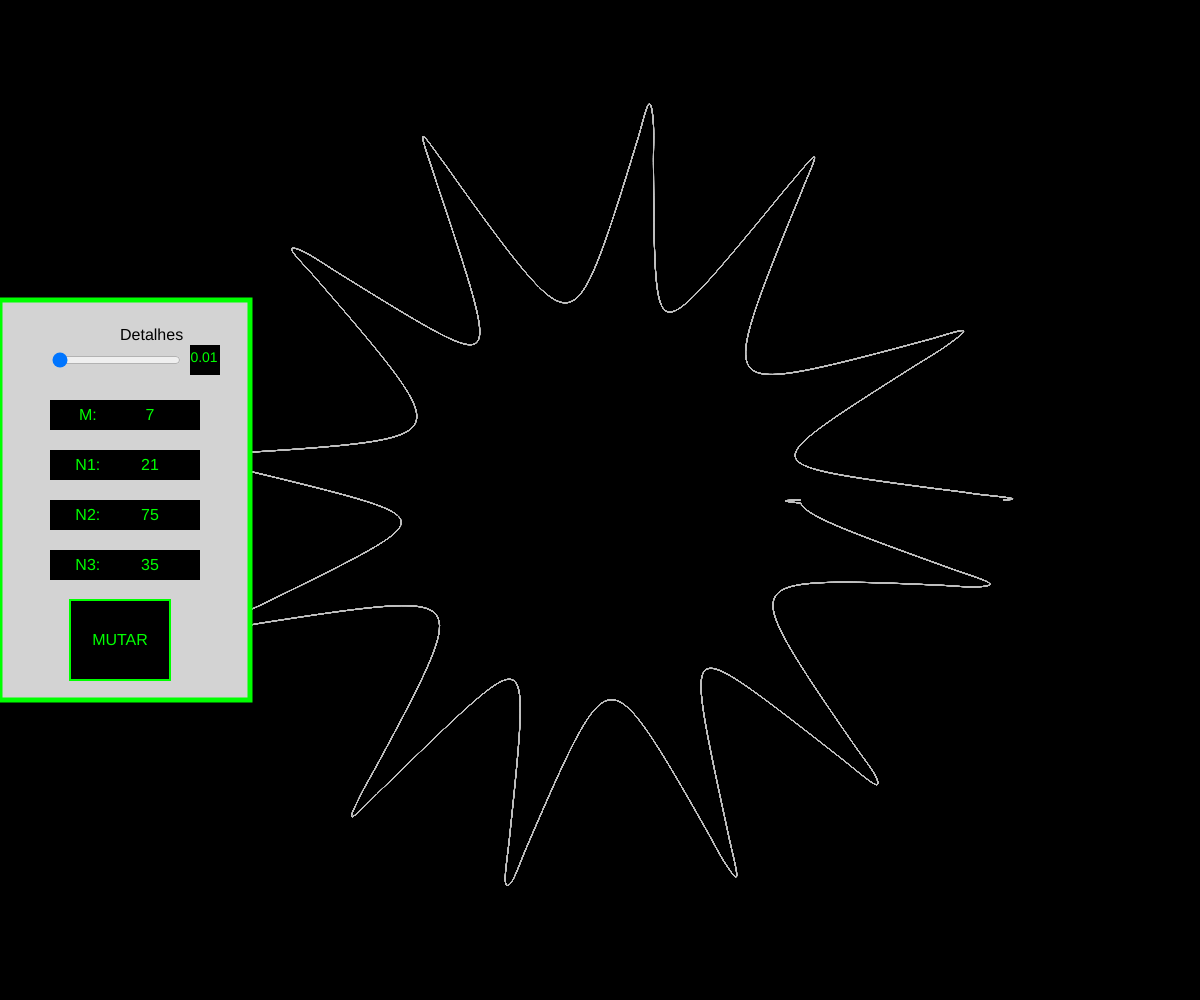
Frame 1 (no input)
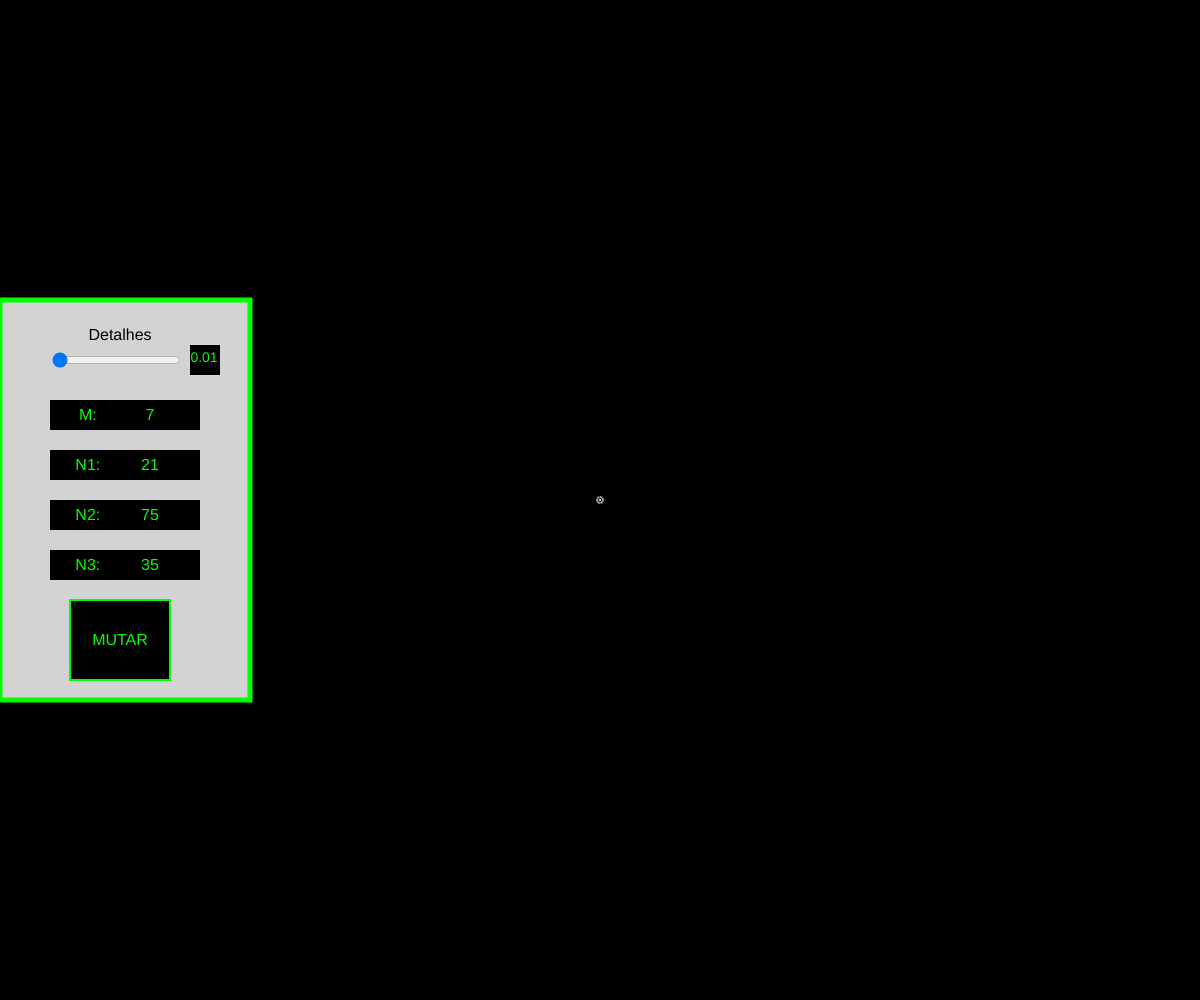
Frame 60 (no input)
Frame 120 (the mouse pressed at the canvas centre since frame 60): identical to frame 60, image omitted

The p5.js sketch that drew these frames (run headless with seeded random() and noise() and a simulated clock; from frame 60 on, the mouse is pressed at the canvas centre):

// p5.js sketch
// ── sketch.js
var scaler = 200;
var c0;
var formato = 1;
var r = 192, g = 192, b = 192;

function setup() {
 createCanvas(windowWidth, windowHeight);
 noFill();
 c0 = new Creature(width/2, height/2);
 fSlider = createSlider(1, 100, 1);  

}

function draw() {
  background(0);
  stroke(r, g, b);
  c0.display();
  formato = fSlider.value()/100;
  criarMenu(c0.getM(), c0.getN1(), c0.getN2(), c0.getN3());
}

function Creature(x, y){
  this.x = x;
  this.y = y;
  this.m = random(1, 10);
  this.n1 = random(1, 100);
  this.n2 = random(1, 100);
  this.n3 = random(1, 100);
  
  
  this.display = function(){
    drawShape(this.x, this.y, this.m, this.n1, this.n2, this.n3); 
  }
  
  this.mutation = function(){
    this.m  = random(1, 10);
    this.n1 = random(1, 100);
    this.n2 = random(1, 100);
    this.n3 = random(1, 100);
  }
  
  this.getM = function(){
    return this.m;
  }
  
  this.getN1 = function(){
   return this.n1;
  }
  
  this.getN2 = function(){
   return this.n2; 
  }
  
  this.getN3 = function(){
   return this.n3; 
  }

}


function drawShape(x, y, m, n1, n2, n3){
  push();
  translate(x, y);
  
  
  var newscaler = scaler;
  for(var s = 16; s > 0; s--){
    beginShape();
    
    var mm = m + 5;
    var nn1 = n1 + 5;
    var nn2 = n2 + 5;
    var nn3 = n3 + 5;
    newscaler = newscaler * formato;
    var sscaler = newscaler;
    
    
    var points = superformula(mm, nn1, nn2, nn3);
    curveVertex(points[points.length-1].x * sscaler, points[points.length-1].y * sscaler);
    for(var i = 0; i < points.length; i++){
      curveVertex(points[i].x * sscaler, points[i].y * sscaler); 
    }
    curveVertex(points[0].x * sscaler, points[0].y * sscaler);
    endShape();    
  }  
  pop();
}

function superformula(m, n1, n2, n3){
  var numPoints = 360;
  var phi = TWO_PI / numPoints;
  var points = [];
  for(var i = 0; i <= numPoints; i++){
   points[i] = superformulaPoint(m, n1, n2, n3, phi * i); 
  }
  return points;
}

function superformulaPoint(m, n1, n2, n3, phi){
 var r;
 var t1, t2;
 var a = 1, b = 1;
 var x = 0;
 var y = 0;
 
 t1 = cos(m * phi / 4) / a;
 t1 = abs(t1);
 t1 = pow(t1, n2);
 
 t2 = sin(m * phi / 4) / b;
 t2 = abs(t2);
 t2 = pow(t2, n3);
 
 r = pow(t1 + t2, 1/n1);
 if(abs(r) == 0){
  x = 0;
  y = 0;
 }else{
   r = 1 / r;
   x = r * cos(phi);
   y = r * sin(phi);
 }
 
 return new p5.Vector(x, y); 
}



function criarMenu(c0m, c0n1, c0n2, c0n3){
  strokeWeight(5);
  stroke(0, 255, 0);
  fill(211,211,211)
  rect(width/2-600, height/2-200, 250, 400);
  strokeWeight(1);
  noStroke();
  fill(0);
  textSize(16);
  text("Detalhes", width/2-480, height/2-160);
  fSlider.position(width/2-550, height/2-150);
  
  rect(width/2-410, height/2-155, 30, 30);
  fill(0,255,0);
  textSize(14);
  textAlign(CENTER);
  text(formato, width/2-396, height/2-138);
  
  
  textSize(16);
  fill(0);
  rect(width/2-550, height/2-100, 150, 30);
  fill(0, 255, 0);
  text("M: ",width/2-510, height/2-80);
  text(round(c0m),width/2-450, height/2-80);
  
  fill(0);
  rect(width/2-550, height/2-50, 150, 30);
  fill(0, 255, 0);
  text("N1: ",width/2-510, height/2-30);
  text(round(c0n1),width/2-450, height/2-30);
  
  fill(0);
  rect(width/2-550, height/2-0, 150, 30);
  fill(0, 255, 0);
  text("N2: ",width/2-510, height/2+20);
  text(round(c0n2),width/2-450, height/2+20);
  
  fill(0);
  rect(width/2-550, height/2+50, 150, 30);
  fill(0, 255, 0);
  text("N3: ",width/2-510, height/2+70);
  text(round(c0n3),width/2-450, height/2+70);
  
  
  fill(0);
  strokeWeight(2);
  stroke(0, 255, 0);
  rect(width/2-530, height/2+100, 100, 80);
  textSize(16);
  textAlign(CENTER);
  noStroke();
  fill(0, 255, 0);
  text("MUTAR", width/2-480, height/2+145);
  
  noFill();
  strokeWeight(1); 
}


function mousePressed(){
 if(mouseX > width/2-530 && mouseX < (width/2-530)+100 && mouseY > height/2+100 && mouseY < height/2+180){   
    c0.mutation();
    r = random(0, 255);
    g = random(0, 255);
    b = random(0, 255);    
 } 
}
